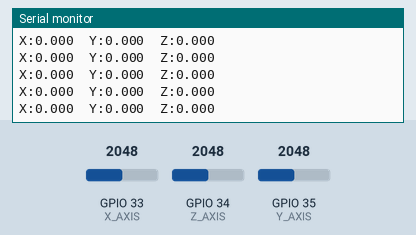
This sketch was run on a simulated ESP32. Shown: the last lines printed to the serial monitor. The test bench sets the inputs (shaded band); at power-on: GPIO 33 (X_AXIS) = 2048, GPIO 34 (Z_AXIS) = 2048, GPIO 35 (Y_AXIS) = 2048 (analog values on the 0–4095 scale). WiFi joins after 1.5 s; servers stay silent unless stated; the local clock reads 2024-03-15 10:24:30 at power-on unless the sketch sets it; storage starts empty; no MQTT or app messages arrive unless stated.

Above: at 3.7 s.
3.8 s: GPIO 33 (X_AXIS) set to 2866
At 4.64 s:
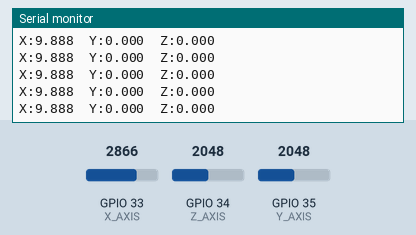
5.3 s: GPIO 34 (Z_AXIS) set to 2866
At 5.68 s:
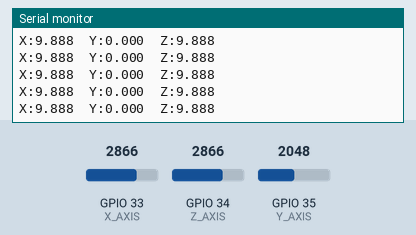
6.8 s: GPIO 35 (Y_AXIS) set to 2866
At 7.77 s:
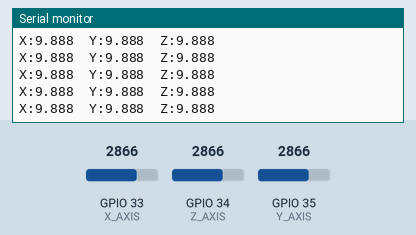
8.3 s: GPIO 33 (X_AXIS) set to 3603
At 8.82 s:
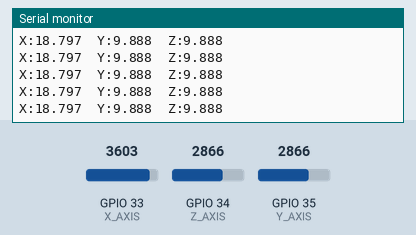
9.8 s: GPIO 34 (Z_AXIS) set to 3603
At 9.86 s:
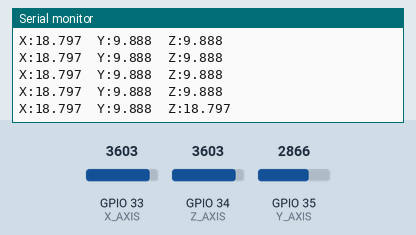
11.3 s: GPIO 35 (Y_AXIS) set to 3603
At 11.95 s:
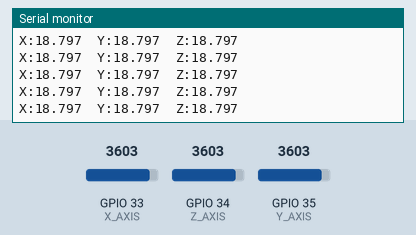
Timing chart, 0 to 13.8 s (numbered marks = the images above; inputs shaded):
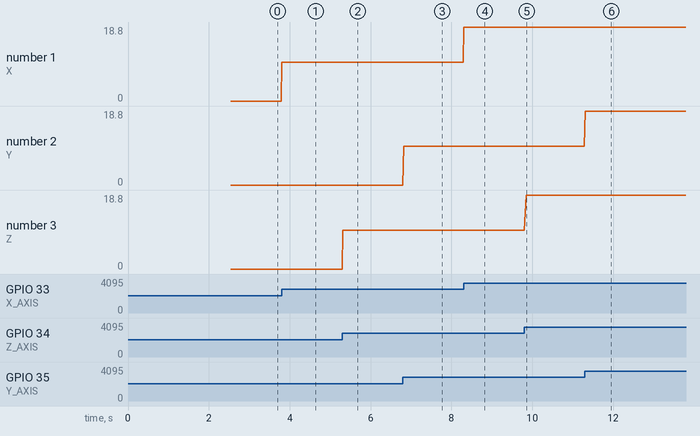

Measured:
- after the input at 3.8 s, the serial monitor: prints a new line at once (image 1)
- after the input at 5.3 s, the serial monitor: prints a new line at once (image 2)
- after the input at 6.8 s, the serial monitor: prints a new line at once (image 3)
- after the input at 8.3 s, the serial monitor: prints a new line at once (image 4)
- after the input at 9.8 s, the serial monitor: prints a new line after 0.05 s (image 5)
- after the input at 11.3 s, the serial monitor: prints a new line at once (image 6)
- plotted number 1: 0 → 9.89 after the input at 3.8 s, 9.89 → 18.8 after the input at 8.3 s

The sketch:

esp32_geophone.ino
```cpp
#include <Arduino.h>
#include <SPI.h>
#include <SD.h>
#include <Wire.h>
#include <WiFi.h>
#include <PubSubClient.h>
#include <ArduinoJson.h>
#include "RTClib.h"

const char* WIFI_SSID = "YOUR_WIFI_NAME";
const char* WIFI_PASSWORD = "YOUR_WIFI_PASSWORD";

const char* MQTT_SERVER = "broker.hivemq.com";
const int MQTT_PORT = 1883;
const char* MQTT_TOPIC = "elephant/nodes/NODE_01";
const char* NODE_ID = "NODE_01";

#define SD_CS 5
#define X_AXIS 33
#define Y_AXIS 35
#define Z_AXIS 34
#define SDA_PIN 21
#define SCL_PIN 22

#define SAMPLE_RATE_HZ 200
#define SAMPLE_INTERVAL_US 5000UL

#define SD_BLOCK_SIZE 200
#define SD_NUM_BLOCKS 8

#define MQTT_BLOCK_SIZE 200
#define MQTT_NUM_BLOCKS 2

#define ADC_BASELINE 2048
#define ADC_TO_VOLTS (3.3f / 4095.0f)
#define VOLTS_TO_MMS 15.0f

#define SERIAL_PLOTTER_MODE 1
#define PLOTTER_INTERVAL_MS 20

struct Sample {
  uint32_t sampleNumber;
  uint32_t timestampUS;
  uint32_t intervalUS;
  uint16_t x;
  uint16_t y;
  uint16_t z;
  float vx;
  float vy;
  float vz;
};

struct MQTTBlock {
  uint32_t firstSample;
  uint32_t lastSample;
  uint16_t count;
  float x[MQTT_BLOCK_SIZE];
  float y[MQTT_BLOCK_SIZE];
  float z[MQTT_BLOCK_SIZE];
};

Sample sdBuffer[SD_NUM_BLOCKS][SD_BLOCK_SIZE];
MQTTBlock mqttBuffer[MQTT_NUM_BLOCKS];

volatile uint8_t sdWriteBlock = 0;
volatile uint8_t sdReadBlock = 0;
volatile uint16_t sdWriteIndex = 0;
volatile uint8_t sdReadyBlocks = 0;

volatile uint8_t mqttWriteBlock = 0;
volatile uint8_t mqttReadBlock = 0;
volatile uint8_t mqttWriteIndex = 0;
volatile uint8_t mqttReadyBlocks = 0;

TaskHandle_t samplingTaskHandle = NULL;
TaskHandle_t sdTaskHandle = NULL;
TaskHandle_t mqttTaskHandle = NULL;
TaskHandle_t wifiTaskHandle = NULL;
TaskHandle_t monitorTaskHandle = NULL;
TaskHandle_t plotterTaskHandle = NULL;

SemaphoreHandle_t sdMutex;
SemaphoreHandle_t mqttMutex;

hw_timer_t* sampleTimer = NULL;

RTC_DS3231 rtc;
File dataFile;

DateTime fileStartTime;
uint32_t fileStartMicros = 0;
char fileName[80];

WiFiClient espClient;
PubSubClient mqttClient(espClient);

volatile uint32_t totalSamples = 0;
volatile uint32_t missedTimerTicks = 0;
volatile uint32_t sdBufferOverflow = 0;
volatile uint32_t mqttBufferOverflow = 0;
volatile uint32_t timingWarnings = 0;
volatile uint32_t mqttBlocksSent = 0;
volatile uint32_t mqttBlocksDropped = 0;
volatile uint32_t mqttPublishFailures = 0;

volatile uint16_t latestRawX = 0;
volatile uint16_t latestRawY = 0;
volatile uint16_t latestRawZ = 0;

volatile float latestVX = 0.0f;
volatile float latestVY = 0.0f;
volatile float latestVZ = 0.0f;

volatile uint32_t latestSampleNumber = 0;
volatile uint32_t latestIntervalUS = 0;

bool previousWiFiState = false;
bool previousMQTTState = false;

void IRAM_ATTR onSampleTimer() {
  BaseType_t higherPriorityTaskWoken = pdFALSE;

  if (samplingTaskHandle != NULL) {
    vTaskNotifyGiveFromISR(
      samplingTaskHandle,
      &higherPriorityTaskWoken
    );
  }

  if (higherPriorityTaskWoken) {
    portYIELD_FROM_ISR();
  }
}

void createFileName(DateTime now) {
  sprintf(
    fileName,
    "/geophone/%04d-%02d-%02d_%02d-%02d-%02d.jsonl",
    now.year(),
    now.month(),
    now.day(),
    now.hour(),
    now.minute(),
    now.second()
  );
}

void startNewFile() {
  fileStartTime = rtc.now();
  createFileName(fileStartTime);

  dataFile = SD.open(fileName, FILE_WRITE);

  if (!dataFile) {
    Serial.println("ERROR: Cannot open SD file!");
    return;
  }

  dataFile.print("{\"type\":\"metadata\"");
  dataFile.print(",\"device\":\"ESP32-WROOM-32D\"");
  dataFile.print(",\"sensor\":\"3-axis Geophone\"");
  dataFile.print(",\"sample_rate_hz\":200");
  dataFile.print(",\"sample_interval_us\":5000");
  dataFile.print(",\"sd_buffer_blocks\":8");
  dataFile.print(",\"sd_block_size\":200");
  dataFile.print(",\"mqtt_topic\":\"elephant/nodes/NODE_01\"");
  dataFile.println("}");
  dataFile.flush();

  fileStartMicros = micros();
}

void writeSampleToSD(const Sample& s) {
  uint32_t elapsedUS = s.timestampUS - fileStartMicros;
  uint32_t elapsedMS = elapsedUS / 1000UL;
  uint32_t elapsedSeconds = elapsedMS / 1000UL;
  uint16_t milliseconds = elapsedMS % 1000UL;

  DateTime t = fileStartTime + TimeSpan(elapsedSeconds);

  dataFile.print("{\"sample\":");
  dataFile.print(s.sampleNumber);
  dataFile.print(",\"time\":\"");

  dataFile.printf(
    "%02d:%02d:%02d.%03d",
    t.hour(),
    t.minute(),
    t.second(),
    milliseconds
  );

  dataFile.print("\"");
  dataFile.print(",\"interval_us\":");
  dataFile.print(s.intervalUS);
  dataFile.print(",\"x\":");
  dataFile.print(s.x);
  dataFile.print(",\"y\":");
  dataFile.print(s.y);
  dataFile.print(",\"z\":");
  dataFile.print(s.z);
  dataFile.print(",\"vx\":");
  dataFile.print(s.vx, 4);
  dataFile.print(",\"vy\":");
  dataFile.print(s.vy, 4);
  dataFile.print(",\"vz\":");
  dataFile.print(s.vz, 4);
  dataFile.println("}");
}

void sdWriterTask(void* parameter) {
  while (true) {
    if (sdReadyBlocks == 0) {
      vTaskDelay(pdMS_TO_TICKS(1));
      continue;
    }

    uint8_t block;

    if (xSemaphoreTake(sdMutex, portMAX_DELAY)) {
      block = sdReadBlock;
      sdReadBlock++;

      if (sdReadBlock >= SD_NUM_BLOCKS) {
        sdReadBlock = 0;
      }

      sdReadyBlocks--;
      xSemaphoreGive(sdMutex);
    }

    for (uint16_t i = 0; i < SD_BLOCK_SIZE; i++) {
      writeSampleToSD(sdBuffer[block][i]);
    }

    dataFile.flush();
  }
}

void copyCompletedBlockToMQTT(uint8_t completedBlock) {
  if (WiFi.status() != WL_CONNECTED) {
    mqttBlocksDropped++;
    return;
  }

  if (!xSemaphoreTake(mqttMutex, 0)) {
    mqttBlocksDropped++;
    return;
  }

  if (mqttReadyBlocks >= MQTT_NUM_BLOCKS) {
    mqttBufferOverflow++;
    mqttBlocksDropped++;
    xSemaphoreGive(mqttMutex);
    return;
  }

  uint8_t destination = mqttWriteBlock;
  MQTTBlock& m = mqttBuffer[destination];

  m.firstSample = sdBuffer[completedBlock][0].sampleNumber;
  m.lastSample = sdBuffer[completedBlock][SD_BLOCK_SIZE - 1].sampleNumber;
  m.count = SD_BLOCK_SIZE;

  for (uint16_t i = 0; i < SD_BLOCK_SIZE; i++) {
    m.x[i] = sdBuffer[completedBlock][i].vx;
    m.y[i] = sdBuffer[completedBlock][i].vy;
    m.z[i] = sdBuffer[completedBlock][i].vz;
  }

  mqttWriteBlock++;

  if (mqttWriteBlock >= MQTT_NUM_BLOCKS) {
    mqttWriteBlock = 0;
  }

  mqttReadyBlocks++;
  xSemaphoreGive(mqttMutex);
}

void samplingTask(void* parameter) {
  uint32_t previousTime = 0;
  uint32_t sampleNumber = 0;

  while (true) {
    uint32_t notifications =
      ulTaskNotifyTake(pdTRUE, portMAX_DELAY);

    if (notifications > 1) {
      missedTimerTicks += notifications - 1;
    }

    uint32_t now = micros();
    uint32_t interval = 0;

    if (previousTime != 0) {
      interval = now - previousTime;
    }

    previousTime = now;

    uint16_t rawX = analogRead(X_AXIS);
    uint16_t rawY = analogRead(Y_AXIS);
    uint16_t rawZ = analogRead(Z_AXIS);

    float vx =
      ((int)rawX - ADC_BASELINE) *
      ADC_TO_VOLTS *
      VOLTS_TO_MMS;

    float vy =
      ((int)rawY - ADC_BASELINE) *
      ADC_TO_VOLTS *
      VOLTS_TO_MMS;

    float vz =
      ((int)rawZ - ADC_BASELINE) *
      ADC_TO_VOLTS *
      VOLTS_TO_MMS;

    latestRawX = rawX;
    latestRawY = rawY;
    latestRawZ = rawZ;

    latestVX = vx;
    latestVY = vy;
    latestVZ = vz;

    latestSampleNumber = sampleNumber + 1;
    latestIntervalUS = interval;

    if (interval != 0) {
      long error =
        (long)interval -
        (long)SAMPLE_INTERVAL_US;

      if (error < 0) {
        error = -error;
      }

      if (error > 1000) {
        timingWarnings++;
      }
    }

    if (xSemaphoreTake(sdMutex, 0)) {
      if (sdReadyBlocks < SD_NUM_BLOCKS) {
        uint8_t block = sdWriteBlock;

        Sample& s =
          sdBuffer[block][sdWriteIndex];

        s.sampleNumber = sampleNumber + 1;
        s.timestampUS = now;
        s.intervalUS = interval;
        s.x = rawX;
        s.y = rawY;
        s.z = rawZ;
        s.vx = vx;
        s.vy = vy;
        s.vz = vz;

        sdWriteIndex++;
        sampleNumber++;
        totalSamples++;

        if (sdWriteIndex >= SD_BLOCK_SIZE) {
          uint8_t completedBlock = sdWriteBlock;

          sdWriteIndex = 0;
          sdWriteBlock++;

          if (sdWriteBlock >= SD_NUM_BLOCKS) {
            sdWriteBlock = 0;
          }

          sdReadyBlocks++;

          xSemaphoreGive(sdMutex);
          copyCompletedBlockToMQTT(completedBlock);
          continue;
        }
      } else {
        sdBufferOverflow++;
      }

      xSemaphoreGive(sdMutex);
    }
  }
}

bool connectMQTT() {
  if (WiFi.status() != WL_CONNECTED) {
    return false;
  }

  if (mqttClient.connected()) {
    return true;
  }

  String clientID = "ESP32_Geophone_NODE01_";
  clientID += String((uint32_t)ESP.getEfuseMac(), HEX);

  bool result =
    mqttClient.connect(clientID.c_str());

  if (result) {
    previousMQTTState = true;
    return true;
  }

  previousMQTTState = false;
  return false;
}

bool publishMQTTBlock(MQTTBlock& block) {
  if (!mqttClient.connected()) {
    return false;
  }

  float peakX = 0.0f;
  float peakY = 0.0f;
  float peakZ = 0.0f;
  double sumSq = 0.0;

  for (uint16_t i = 0; i < block.count; i++) {
    float ax = fabs(block.x[i]);
    float ay = fabs(block.y[i]);
    float az = fabs(block.z[i]);

    if (ax > peakX) peakX = ax;
    if (ay > peakY) peakY = ay;
    if (az > peakZ) peakZ = az;

    float magnitude =
      sqrt(
        block.x[i] * block.x[i] +
        block.y[i] * block.y[i] +
        block.z[i] * block.z[i]
      );

    sumSq += magnitude * magnitude;
  }

  float rms =
    sqrt(sumSq / block.count);

  float vibrationValue =
    sqrt(
      peakX * peakX +
      peakY * peakY +
      peakZ * peakZ
    );

  DynamicJsonDocument doc(16000);

  doc["node_id"] = NODE_ID;
  doc["is_hardware"] = true;
  doc["sample_rate_hz"] = 200;
  doc["sample_count"] = block.count;
  doc["first_sample"] = block.firstSample;
  doc["last_sample"] = block.lastSample;

  DateTime now = rtc.now();

  char rtcTime[25];

  snprintf(
    rtcTime,
    sizeof(rtcTime),
    "%04d-%02d-%02d %02d:%02d:%02d",
    now.year(),
    now.month(),
    now.day(),
    now.hour(),
    now.minute(),
    now.second()
  );

  doc["rtc_timestamp"] = rtcTime;

  JsonArray waveX =
    doc.createNestedArray("wave_x");

  JsonArray waveY =
    doc.createNestedArray("wave_y");

  JsonArray waveZ =
    doc.createNestedArray("wave_z");

  for (uint16_t i = 0; i < block.count; i++) {
    waveX.add(
      round(block.x[i] * 100.0f) / 100.0f
    );

    waveY.add(
      round(block.y[i] * 100.0f) / 100.0f
    );

    waveZ.add(
      round(block.z[i] * 100.0f) / 100.0f
    );
  }

  doc["vib_x"] =
    round(peakX * 100.0f) / 100.0f;

  doc["vib_y"] =
    round(peakY * 100.0f) / 100.0f;

  doc["vib_z"] =
    round(peakZ * 100.0f) / 100.0f;

  doc["vibration_val"] =
    round(vibrationValue * 100.0f) / 100.0f;

  doc["rms"] =
    round(rms * 100.0f) / 100.0f;

  doc["f_dom"] = 0.0;
  doc["kurtosis"] = 0.0;
  doc["duration"] = 1.0;
  doc["mic_val"] = 0.0;
  doc["mic_verified"] = false;
  doc["pir_active"] = false;
  doc["confidence"] = 85;
  doc["battery"] = 100.0;
  doc["rssi"] = WiFi.RSSI();
  doc["snr"] = 0.0;
  doc["status"] = "ONLINE";

  String json;
  json.reserve(15000);

  serializeJson(doc, json);

  bool result =
    mqttClient.publish(
      MQTT_TOPIC,
      json.c_str()
    );

  if (result) {
    mqttBlocksSent++;
    return true;
  }

  mqttPublishFailures++;
  return false;
}

void mqttTask(void* parameter) {
  while (true) {
    if (WiFi.status() != WL_CONNECTED) {
      vTaskDelay(pdMS_TO_TICKS(100));
      continue;
    }

    if (!mqttClient.connected()) {
      connectMQTT();
      vTaskDelay(pdMS_TO_TICKS(1000));
      continue;
    }

    mqttClient.loop();

    if (mqttReadyBlocks == 0) {
      vTaskDelay(pdMS_TO_TICKS(1));
      continue;
    }

    uint8_t blockIndex;

    if (xSemaphoreTake(mqttMutex, portMAX_DELAY)) {
      blockIndex = mqttReadBlock;
      mqttReadBlock++;

      if (mqttReadBlock >= MQTT_NUM_BLOCKS) {
        mqttReadBlock = 0;
      }

      mqttReadyBlocks--;
      xSemaphoreGive(mqttMutex);
    }

    publishMQTTBlock(
      mqttBuffer[blockIndex]
    );
  }
}

void wifiTask(void* parameter) {
  while (true) {
    bool connected =
      WiFi.status() == WL_CONNECTED;

    if (!connected) {
      if (previousWiFiState) {
        Serial.println();
        Serial.println("WARNING: Wi-Fi CONNECTION LOST!");
        Serial.println("MQTT / DASHBOARD TRANSMISSION STOPPED.");
        Serial.println("SD CARD LOGGING CONTINUES.");
        Serial.println("200 Hz SAMPLING CONTINUES.");
      }

      previousWiFiState = false;

      WiFi.disconnect();
      WiFi.begin(WIFI_SSID, WIFI_PASSWORD);
    } else {
      if (!previousWiFiState) {
        Serial.println();
        Serial.println("Wi-Fi RECONNECTED!");
        Serial.print("IP Address: ");
        Serial.println(WiFi.localIP());
        Serial.println("MQTT transmission will resume.");
      }

      previousWiFiState = true;
    }

    vTaskDelay(pdMS_TO_TICKS(3000));
  }
}

void monitorTask(void* parameter) {
  uint32_t lastCount = 0;

  while (true) {
    vTaskDelay(pdMS_TO_TICKS(1000));

    uint32_t current = totalSamples;
    uint32_t samplesThisSecond =
      current - lastCount;

    lastCount = current;

    if (!SERIAL_PLOTTER_MODE) {
      Serial.println();
      Serial.println("---------- SAMPLE RATE ----------");

      Serial.print("Expected: ");
      Serial.print(SAMPLE_RATE_HZ);
      Serial.println(" samples/sec");

      Serial.print("Actual:   ");
      Serial.print(samplesThisSecond);
      Serial.println(" samples/sec");

      if (samplesThisSecond == 200) {
        Serial.println(
          "STATUS: 200 Hz acquisition OK"
        );
      } else {
        Serial.println(
          "WARNING: SAMPLE RATE IS NOT 200 Hz!"
        );
      }

      Serial.print("Ready blocks: ");
      Serial.print(sdReadyBlocks);
      Serial.print(" / ");
      Serial.println(SD_NUM_BLOCKS);

      Serial.print("Timer misses: ");
      Serial.println(missedTimerTicks);

      Serial.print("Buffer overflows: ");
      Serial.println(sdBufferOverflow);

      Serial.print("MQTT buffer overflows: ");
      Serial.println(mqttBufferOverflow);

      Serial.print("Timing warnings: ");
      Serial.println(timingWarnings);

      Serial.print("MQTT blocks sent: ");
      Serial.println(mqttBlocksSent);

      Serial.print("MQTT blocks dropped: ");
      Serial.println(mqttBlocksDropped);

      Serial.print("MQTT publish failures: ");
      Serial.println(mqttPublishFailures);

      Serial.print("Wi-Fi: ");

      if (WiFi.status() == WL_CONNECTED) {
        Serial.println("CONNECTED");
      } else {
        Serial.println(
          "DISCONNECTED - SD LOGGING CONTINUES"
        );
      }

      Serial.println("--------------------------------");
    }
  }
}

void plotterTask(void* parameter) {
  while (true) {
    float x = latestVX;
    float y = latestVY;
    float z = latestVZ;

    Serial.print("X:");
    Serial.print(x, 3);

    Serial.print("\tY:");
    Serial.print(y, 3);

    Serial.print("\tZ:");
    Serial.println(z, 3);

    vTaskDelay(
      pdMS_TO_TICKS(
        PLOTTER_INTERVAL_MS
      )
    );
  }
}

void setup() {
  Serial.begin(115200);
  delay(1000);

  pinMode(X_AXIS, INPUT);
  pinMode(Y_AXIS, INPUT);
  pinMode(Z_AXIS, INPUT);

  analogReadResolution(12);

  Wire.begin(SDA_PIN, SCL_PIN);

  if (!rtc.begin()) {
    Serial.println("WARNING: RTC NOT FOUND!");
  } else {
    if (rtc.lostPower()) {
      rtc.adjust(
        DateTime(
          F(__DATE__),
          F(__TIME__)
        )
      );
    }
  }

  if (!SD.begin(SD_CS)) {
    Serial.println("SD CARD FAILED!");
    while (1);
  }

  if (!SD.exists("/geophone")) {
    SD.mkdir("/geophone");
  }

  startNewFile();

  sdMutex =
    xSemaphoreCreateMutex();

  mqttMutex =
    xSemaphoreCreateMutex();

  if (sdMutex == NULL || mqttMutex == NULL) {
    Serial.println("MUTEX CREATION FAILED!");
    while (1);
  }

  WiFi.mode(WIFI_STA);
  WiFi.begin(WIFI_SSID, WIFI_PASSWORD);

  Serial.println("Connecting Wi-Fi...");

  uint32_t wifiStart = millis();

  while (
    WiFi.status() != WL_CONNECTED &&
    millis() - wifiStart < 10000
  ) {
    delay(500);
    Serial.print(".");
  }

  Serial.println();

  if (WiFi.status() == WL_CONNECTED) {
    Serial.println("Wi-Fi CONNECTED!");
    Serial.print("IP Address: ");
    Serial.println(WiFi.localIP());
    previousWiFiState = true;
  } else {
    Serial.println("WARNING: Wi-Fi unavailable.");
    Serial.println("SD LOGGING WILL CONTINUE.");
    previousWiFiState = false;
  }

  mqttClient.setServer(
    MQTT_SERVER,
    MQTT_PORT
  );

  mqttClient.setBufferSize(16384);
  mqttClient.setKeepAlive(30);

  xTaskCreatePinnedToCore(
    samplingTask,
    "SamplingTask",
    8192,
    NULL,
    5,
    &samplingTaskHandle,
    1
  );

  xTaskCreatePinnedToCore(
    sdWriterTask,
    "SDWriterTask",
    8192,
    NULL,
    2,
    &sdTaskHandle,
    0
  );

  xTaskCreatePinnedToCore(
    mqttTask,
    "MQTTTask",
    16384,
    NULL,
    2,
    &mqttTaskHandle,
    0
  );

  xTaskCreatePinnedToCore(
    wifiTask,
    "WiFiTask",
    4096,
    NULL,
    1,
    &wifiTaskHandle,
    0
  );

  xTaskCreatePinnedToCore(
    monitorTask,
    "MonitorTask",
    4096,
    NULL,
    1,
    &monitorTaskHandle,
    0
  );

  xTaskCreatePinnedToCore(
    plotterTask,
    "PlotterTask",
    4096,
    NULL,
    1,
    &plotterTaskHandle,
    0
  );

#if ESP_ARDUINO_VERSION_MAJOR >= 3

  sampleTimer =
    timerBegin(1000000);

  timerAttachInterrupt(
    sampleTimer,
    &onSampleTimer
  );

  timerAlarm(
    sampleTimer,
    SAMPLE_INTERVAL_US,
    true,
    0
  );

#else

  sampleTimer =
    timerBegin(
      0,
      80,
      true
    );

  timerAttachInterrupt(
    sampleTimer,
    &onSampleTimer,
    false
  );

  timerAlarmWrite(
    sampleTimer,
    SAMPLE_INTERVAL_US,
    true
  );

  timerAlarmEnable(sampleTimer);

#endif

  Serial.println();
  Serial.println("SYSTEM READY");
  Serial.println("Sampling: 200 Hz");
  Serial.println("Sample interval: 5 ms");
  Serial.println("SD JSONL: ENABLED");
  Serial.println("MQTT: ENABLED");
  Serial.println("Dashboard waveform: ENABLED");
  Serial.println("Serial Plotter: ENABLED");
  Serial.print("MQTT topic: ");
  Serial.println(MQTT_TOPIC);
}

void loop() {
  vTaskDelay(pdMS_TO_TICKS(1000));
}
```
